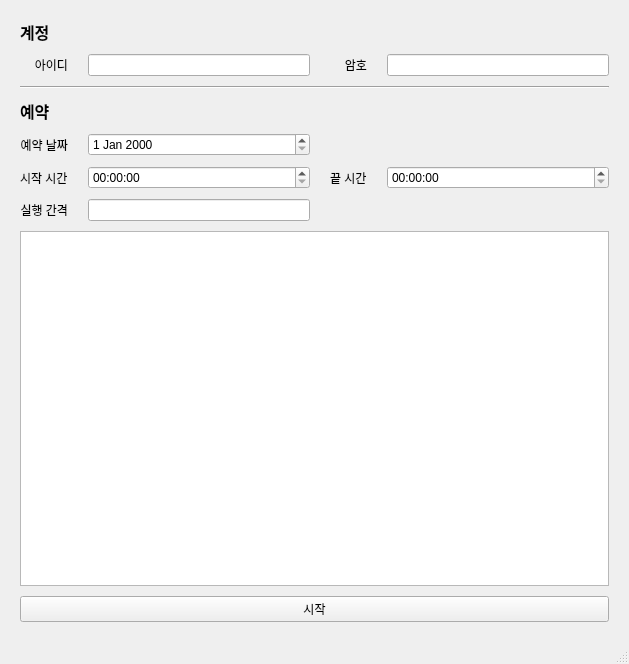
<?xml version="1.0" encoding="UTF-8"?>
<ui version="4.0">
 <class>MainWindow</class>
 <widget class="QMainWindow" name="MainWindow">
  <property name="geometry">
   <rect>
    <x>0</x>
    <y>0</y>
    <width>629</width>
    <height>664</height>
   </rect>
  </property>
  <property name="windowTitle">
   <string>Namyeoju</string>
  </property>
  <widget class="QWidget" name="centralwidget">
   <property name="maximumSize">
    <size>
     <width>16777215</width>
     <height>16777215</height>
    </size>
   </property>
   <property name="autoFillBackground">
    <bool>false</bool>
   </property>
   <layout class="QVBoxLayout" name="verticalLayout" stretch="0">
    <property name="spacing">
     <number>0</number>
    </property>
    <property name="leftMargin">
     <number>0</number>
    </property>
    <property name="topMargin">
     <number>0</number>
    </property>
    <property name="rightMargin">
     <number>0</number>
    </property>
    <property name="bottomMargin">
     <number>0</number>
    </property>
    <item>
     <layout class="QGridLayout" name="gridLayout" rowstretch="0,0,0,0,0,0,0,0,0,0">
      <property name="leftMargin">
       <number>20</number>
      </property>
      <property name="topMargin">
       <number>20</number>
      </property>
      <property name="rightMargin">
       <number>20</number>
      </property>
      <property name="bottomMargin">
       <number>20</number>
      </property>
      <property name="horizontalSpacing">
       <number>20</number>
      </property>
      <property name="verticalSpacing">
       <number>10</number>
      </property>
      <item row="6" column="2">
       <widget class="QLabel" name="label_7">
        <property name="text">
         <string>끝 시간</string>
        </property>
       </widget>
      </item>
      <item row="1" column="0">
       <widget class="QLabel" name="label">
        <property name="text">
         <string>아이디</string>
        </property>
        <property name="alignment">
         <set>Qt::AlignRight|Qt::AlignTrailing|Qt::AlignVCenter</set>
        </property>
       </widget>
      </item>
      <item row="6" column="3">
       <widget class="QTimeEdit" name="teEndTime"/>
      </item>
      <item row="7" column="1">
       <widget class="QLineEdit" name="leRunDuration"/>
      </item>
      <item row="5" column="0">
       <widget class="QLabel" name="label_3">
        <property name="text">
         <string>예약 날짜</string>
        </property>
        <property name="alignment">
         <set>Qt::AlignRight|Qt::AlignTrailing|Qt::AlignVCenter</set>
        </property>
       </widget>
      </item>
      <item row="6" column="0">
       <widget class="QLabel" name="label_6">
        <property name="text">
         <string>시작 시간</string>
        </property>
       </widget>
      </item>
      <item row="1" column="3">
       <widget class="QLineEdit" name="lePassword">
        <property name="maximumSize">
         <size>
          <width>16777215</width>
          <height>16777215</height>
         </size>
        </property>
        <property name="echoMode">
         <enum>QLineEdit::Password</enum>
        </property>
       </widget>
      </item>
      <item row="3" column="0" colspan="4">
       <widget class="Line" name="line">
        <property name="orientation">
         <enum>Qt::Horizontal</enum>
        </property>
       </widget>
      </item>
      <item row="6" column="1">
       <widget class="QTimeEdit" name="teStartTime"/>
      </item>
      <item row="0" column="0" colspan="2">
       <widget class="QLabel" name="label_4">
        <property name="font">
         <font>
          <pointsize>12</pointsize>
          <bold>true</bold>
         </font>
        </property>
        <property name="text">
         <string>계정</string>
        </property>
       </widget>
      </item>
      <item row="5" column="1">
       <widget class="QDateEdit" name="deReserveDate"/>
      </item>
      <item row="7" column="0">
       <widget class="QLabel" name="label_5">
        <property name="text">
         <string>실행 간격</string>
        </property>
        <property name="alignment">
         <set>Qt::AlignRight|Qt::AlignTrailing|Qt::AlignVCenter</set>
        </property>
       </widget>
      </item>
      <item row="1" column="2">
       <widget class="QLabel" name="label_2">
        <property name="text">
         <string>암호</string>
        </property>
        <property name="alignment">
         <set>Qt::AlignRight|Qt::AlignTrailing|Qt::AlignVCenter</set>
        </property>
       </widget>
      </item>
      <item row="4" column="0" colspan="2">
       <widget class="QLabel" name="label_8">
        <property name="font">
         <font>
          <pointsize>12</pointsize>
          <bold>true</bold>
         </font>
        </property>
        <property name="text">
         <string>예약</string>
        </property>
       </widget>
      </item>
      <item row="9" column="0" colspan="4">
       <widget class="QPushButton" name="btnStart">
        <property name="text">
         <string>시작</string>
        </property>
       </widget>
      </item>
      <item row="1" column="1">
       <widget class="QLineEdit" name="leID">
        <property name="maximumSize">
         <size>
          <width>16777215</width>
          <height>16777215</height>
         </size>
        </property>
       </widget>
      </item>
      <item row="8" column="0" colspan="4">
       <widget class="QPlainTextEdit" name="teLog">
        <property name="minimumSize">
         <size>
          <width>0</width>
          <height>300</height>
         </size>
        </property>
        <property name="plainText">
         <string/>
        </property>
       </widget>
      </item>
     </layout>
    </item>
   </layout>
  </widget>
  <widget class="QStatusBar" name="statusbar"/>
  <action name="action_always_top">
   <property name="checkable">
    <bool>true</bool>
   </property>
   <property name="text">
    <string>항상위</string>
   </property>
  </action>
  <action name="action_clipboard_toggle">
   <property name="checkable">
    <bool>true</bool>
   </property>
   <property name="checked">
    <bool>true</bool>
   </property>
   <property name="text">
    <string>클립보드에서 추가</string>
   </property>
  </action>
  <action name="action_exit">
   <property name="text">
    <string>종료(&amp;q)</string>
   </property>
  </action>
 </widget>
 <resources/>
 <connections/>
</ui>
